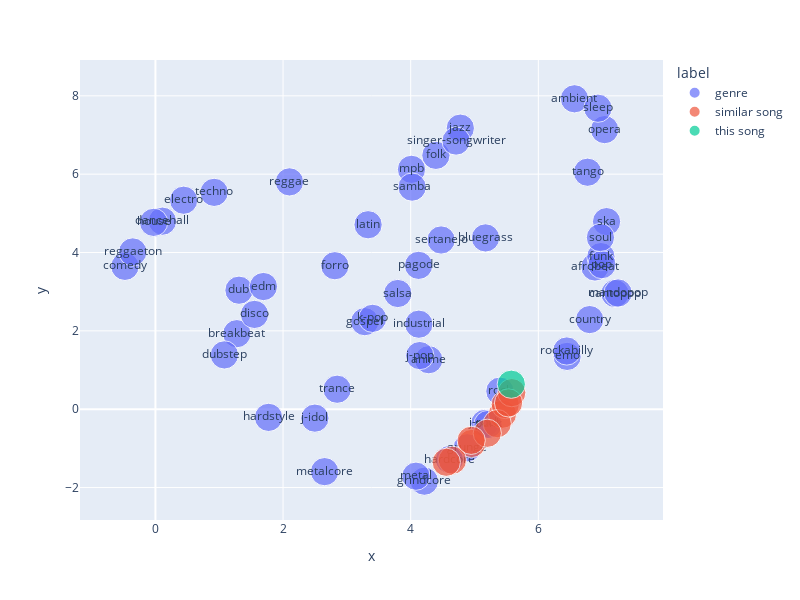

The notebook cell saved with this chart:
### Markdown cell above
Here are the recommendations based on our query 'Venus' by the band 'Television'.

We can see the cosine similarities for each track under the `similarity` column. Also, we can just get the similarities from the time encoder columns in `time_similarity` or the frequency encoder columns, `frequency_similarity`.

Finally, we can transform the current track and its recommendations using a previously fit UMAP object, that was fit on the genre seeds from Spotify's API. These genres are the means of all the tracks that are tagged with each of these genres.

### Code cell
import plotly_express as px
from joblib import load

this_track_df = pd.DataFrame(vector, columns=latent_space.latent_cols)
this_track_df['name'] = track['name'] + ' - ' + track['artists'][0]['name']
this_track_df['label'] = 2

latents['name'] = latents['track_name'] + ' - ' + latents['artist_name']
latents['label'] = 1
latents = latents[['name'] + latent_space.latent_cols + ['label']]

base_genres = feather.read_feather('data/base_genres.feather')

genres_and_tracks = pd.concat([base_genres, latents, this_track_df]).reset_index(drop=True)
genre_map = load('data/genre_map.bin')
genre_map_trans = genre_map.transform(genres_and_tracks[latent_space.latent_cols])

genre_map_df = pd.DataFrame(genre_map_trans, columns=['x','y'])
genre_map_df = pd.concat([genres_and_tracks[['name','label']], genre_map_df], axis=1)
genre_map_df.label = genre_map_df.label.map({0:'genre', 1:'similar song', 2:'this song'})
genre_map_df['annotation'] = genre_map_df.apply(lambda x: x['name'] if x['label'] == 'genre' else '', axis=1)

fig = px.scatter(genre_map_df, x='x', y='y', color='label', hover_name='name', size=[.5]*len(genre_map_df), width=800, height=600, text='annotation')
fig.show()

### Figure 1 — Plotly figure (JSON) as saved in the notebook; plotly's stock layout.template omitted (floating-point values rounded to 4 significant figures)
{"data": [{"hovertemplate": "<b>%{hovertext}</b><br><br>label=genre<br>x=%{x}<br>y=%{y}<br>size=%{marker.size}<br>annotation=%{text}<extra></extra>", "hovertext": ["afrobeat", "ambient", "anime", "bluegrass", "breakbeat", "cantopop", "comedy", "country", "dancehall", "disco", "dub", "dubstep", "edm", "electro", "emo", "folk", "forro", "funk", "gospel", "grindcore", "grunge", "hardcore", "hardstyle", "house", "industrial", "j-idol", "j-pop", "j-rock", "jazz", "k-pop", "latin", "mandopop", "metal", "metalcore", "mpb", "opera", "pagode", "pop", "punk", "reggae", "reggaeton", "rock", "rockabilly", "salsa", "samba", "sertanejo", "singer-songwriter", "ska", "sleep", "soul", "tango", "techno", "trance"], "legendgroup": "genre", "marker": {"color": "#636efa", "size": [0.5, 0.5, 0.5, 0.5, 0.5, 0.5, 0.5, 0.5, 0.5, 0.5, 0.5, 0.5, 0.5, 0.5, 0.5, 0.5, 0.5, 0.5, 0.5, 0.5, 0.5, 0.5, 0.5, 0.5, 0.5, 0.5, 0.5, 0.5, 0.5, 0.5, 0.5, 0.5, 0.5, 0.5, 0.5, 0.5, 0.5, 0.5, 0.5, 0.5, 0.5, 0.5, 0.5, 0.5, 0.5, 0.5, 0.5, 0.5, 0.5, 0.5, 0.5, 0.5, 0.5], "sizemode": "area", "sizeref": 0.00125, "symbol": "circle"}, "mode": "markers+text", "name": "genre", "orientation": "v", "showlegend": true, "text": ["afrobeat", "ambient", "anime", "bluegrass", "breakbeat", "cantopop", "comedy", "country", "dancehall", "disco", "dub", "dubstep", "edm", "electro", "emo", "folk", "forro", "funk", "gospel", "grindcore", "grunge", "hardcore", "hardstyle", "house", "industrial", "j-idol", "j-pop", "j-rock", "jazz", "k-pop", "latin", "mandopop", "metal", "metalcore", "mpb", "opera", "pagode", "pop", "punk", "reggae", "reggaeton", "rock", "rockabilly", "salsa", "samba", "sertanejo", "singer-songwriter", "ska", "sleep", "soul", "tango", "techno", "trance"], "type": "scatter", "x": [6.887, 6.566, 4.283, 5.172, 1.276, 7.202, -0.4773, 6.804, 0.1095, 1.553, 1.31, 1.08, 1.692, 0.4425, 6.451, 4.395, 2.812, 6.98, 3.281, 4.214, 4.886, 4.607, 1.773, -0.0285, 4.128, 2.499, 4.142, 5.162, 4.777, 3.403, 3.332, 7.249, 4.083, 2.651, 4.013, 7.039, 4.124, 6.997, 5.211, 2.1, -0.3554, 5.398, 6.446, 3.798, 4.022, 4.476, 4.711, 7.069, 6.934, 6.973, 6.771, 0.9203, 2.848], "xaxis": "x", "y": [3.631, 7.924, 1.263, 4.373, 1.928, 2.953, 3.647, 2.288, 4.8, 2.42, 3.038, 1.386, 3.132, 5.335, 1.348, 6.48, 3.663, 3.896, 2.235, -1.838, -0.9844, -1.285, -0.2083, 4.769, 2.17, -0.2281, 1.369, -0.3632, 7.175, 2.32, 4.709, 2.967, -1.71, -1.594, 6.123, 7.137, 3.672, 3.69, -0.3895, 5.803, 4.015, 0.4608, 1.486, 2.954, 5.67, 4.32, 6.846, 4.788, 7.684, 4.382, 6.05, 5.536, 0.5101], "yaxis": "y"}, {"hovertemplate": "<b>%{hovertext}</b><br><br>label=similar song<br>x=%{x}<br>y=%{y}<br>size=%{marker.size}<br>annotation=%{text}<extra></extra>", "hovertext": ["Minero - Remasterizado - Grupo Imagen", "You're Sleeping - Tiger Trap", "What Happens When You Turn the Devil Down - The Mystery Lights", "Tonight - The Soft Boys", "You & Me - Tiger Trap", "Long Way Down - Highway 101", "If I Had A Rocket Launcher - Bruce Cockburn", "Always - Tom Verlaine", "Black Moment - The Black Noodle Project", "Hollow Moon - Magic Castles"], "legendgroup": "similar song", "marker": {"color": "#EF553B", "size": [0.5, 0.5, 0.5, 0.5, 0.5, 0.5, 0.5, 0.5, 0.5, 0.5], "sizemode": "area", "sizeref": 0.00125, "symbol": "circle"}, "mode": "markers+text", "name": "similar song", "orientation": "v", "showlegend": true, "text": ["", "", "", "", "", "", "", "", "", ""], "type": "scatter", "x": [4.956, 5.438, 5.482, 5.356, 5.2, 5.584, 5.533, 4.654, 4.558, 4.948], "xaxis": "x", "y": [-0.8746, -0.1273, 0.1188, -0.3678, -0.6146, 0.4223, 0.1608, -1.303, -1.354, -0.7947], "yaxis": "y"}, {"hovertemplate": "<b>%{hovertext}</b><br><br>label=this song<br>x=%{x}<br>y=%{y}<br>size=%{marker.size}<br>annotation=%{text}<extra></extra>", "hovertext": ["Venus - Television"], "legendgroup": "this song", "marker": {"color": "#00cc96", "size": [0.5], "sizemode": "area", "sizeref": 0.00125, "symbol": "circle"}, "mode": "markers+text", "name": "this song", "orientation": "v", "showlegend": true, "text": [""], "type": "scatter", "x": [5.576], "xaxis": "x", "y": [0.6376], "yaxis": "y"}], "layout": {"height": 600, "legend": {"itemsizing": "constant", "title": {"text": "label"}, "tracegroupgap": 0}, "margin": {"t": 60}, "width": 800, "xaxis": {"anchor": "y", "domain": [0, 1], "title": {"text": "x"}}, "yaxis": {"anchor": "x", "domain": [0, 1], "title": {"text": "y"}}}}
